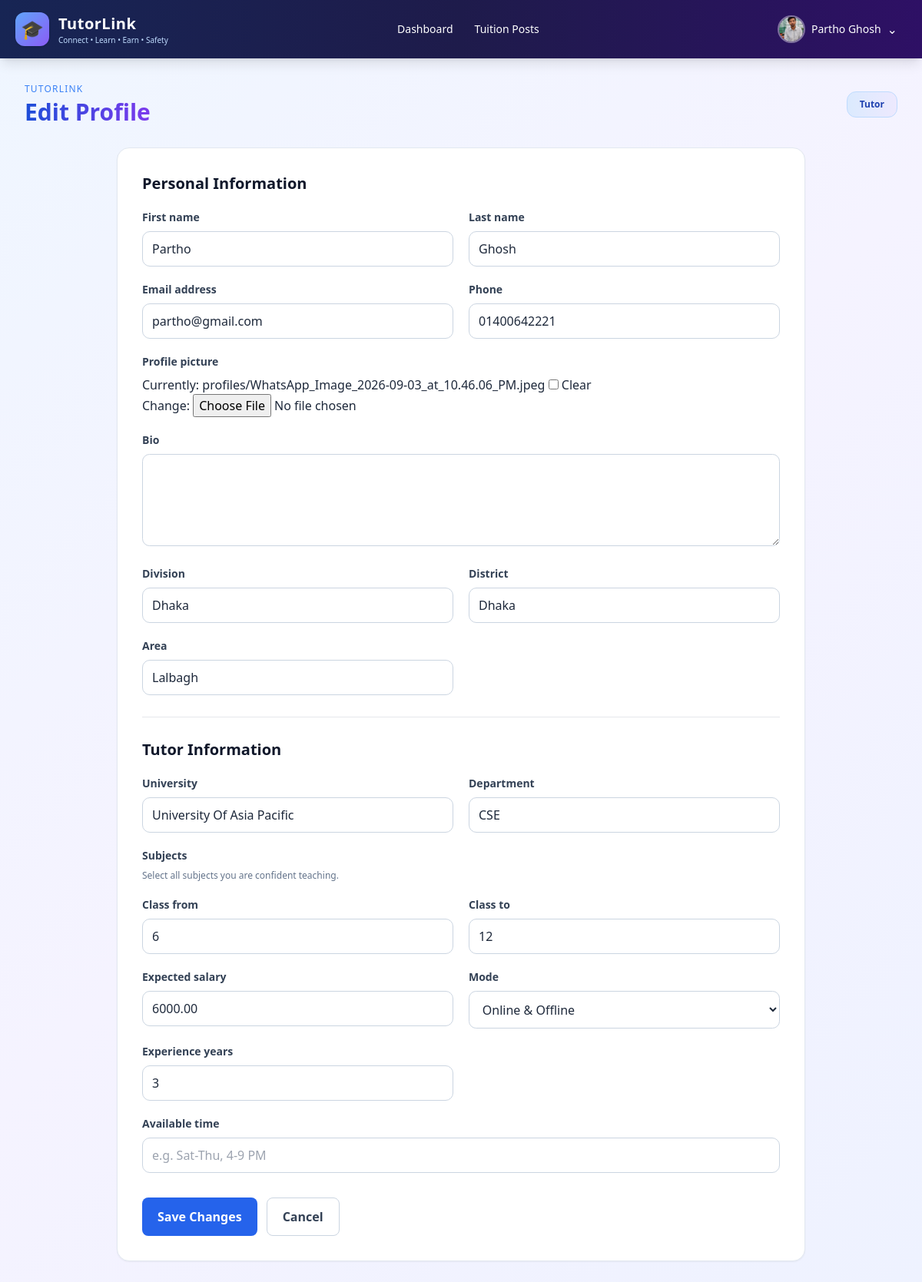
Page /accounts/profile/edit/ (signed in) on the committed database.
### accounts/models.py (models this page shows, shortened)
class User(AbstractUser):
    class Role(models.TextChoices):
        ADMIN = 'ADMIN', 'Administrator'
        TUTOR = 'TUTOR', 'Tutor'
        STUDENT = 'STUDENT', 'Student'
    role = models.CharField(max_length=10, choices=Role.choices, default=Role.STUDENT)
    phone = models.CharField(max_length=20, blank=True)
    division = models.CharField(max_length=50, blank=True)
    district = models.CharField(max_length=50, blank=True)
    area = models.CharField(max_length=100, blank=True)
    profile_picture = models.ImageField(upload_to='profiles/', blank=True, null=True)
    bio = models.TextField(blank=True)
    is_verified = models.BooleanField(default=False)
    institution = models.CharField(max_length=150, blank=True)
    academic_level = models.CharField(max_length=50, blank=True)
    monthly_budget = models.DecimalField(max_digits=10, decimal_places=2, null=True, blank=True)

### tutors/models.py (models this page shows, shortened)
class TutorProfile(models.Model):
    class Mode(models.TextChoices):
        ONLINE = "ONLINE", "Online"
        OFFLINE = "OFFLINE", "Offline"
        BOTH = "BOTH", "Online & Offline"
    user = models.OneToOneField(
        settings.AUTH_USER_MODEL,
        on_delete=models.CASCADE,
        related_name="tutor_profile",
    )
    university = models.CharField(max_length=200, blank=True)
    department = models.CharField(max_length=200, blank=True)
    subjects = models.ManyToManyField(
        Subject,
        blank=True,
        related_name="tutors",
    )
    class_from = models.PositiveSmallIntegerField(default=1)
    class_to = models.PositiveSmallIntegerField(default=12)
    expected_salary = models.DecimalField(
        max_digits=10,
        decimal_places=2,
        default=0,
    )
    mode = models.CharField(
        max_length=20,
        choices=Mode.choices,
        default=Mode.BOTH,
    )
    experience_years = models.PositiveSmallIntegerField(default=0)
    available_time = models.CharField(max_length=200, blank=True)
    rating = models.DecimalField(
        max_digits=3,
        decimal_places=2,
        default=0,
    )
    review_count = models.PositiveIntegerField(default=0)
    class Meta:
        ordering = ["-rating", "-review_count"]

### accounts/views.py (the view)
# urls.py: path("profile/edit/", views.edit_profile, name="edit_profile"),
@login_required
def edit_profile(request):
    user = request.user
    tutor_profile = None
    if user.role == User.Role.TUTOR:
        tutor_profile, _ = TutorProfile.objects.get_or_create(
            user=user
        )
    if request.method == "POST":
        user_form = UserProfileForm(
            request.POST,
            request.FILES,
            instance=user,
        )
        tutor_form = (
            TutorProfileForm(
                request.POST,
                instance=tutor_profile,
            )
            if tutor_profile is not None
            else None
        )
        user_valid = user_form.is_valid()
        tutor_valid = (
            tutor_form.is_valid()
            if tutor_form is not None
            else True
        )
        if user_valid and tutor_valid:
            user_form.save()
            if tutor_form is not None:
                tutor_form.save()
            messages.success(
                request,
                "Your profile has been updated successfully.",
            )
            return redirect("profile")
    else:
        user_form = UserProfileForm(instance=user)
        tutor_form = (
            TutorProfileForm(instance=tutor_profile)
            if tutor_profile is not None
            else None
        )
    role_name = (
        "Administrator"
        if user.is_superuser
        else user.get_role_display()
    )
    return render(
        request,
        "accounts/edit_profile.html",
        {
            "user_form": user_form,
            "tutor_form": tutor_form,
            "role_name": role_name,
        },
    )

### accounts/forms.py (shortened to what this page needs)
class TutorProfileForm(forms.ModelForm):
    subjects = forms.ModelMultipleChoiceField(
        queryset=Subject.objects.all().order_by("name"),
        required=False,
        widget=forms.CheckboxSelectMultiple,
        help_text="Select all subjects you are confident teaching.",
    )
    class Meta:
        model = TutorProfile
        fields = [
            "university",
            "department",
            "subjects",
            "class_from",
            "class_to",
            "expected_salary",
            "mode",
            "experience_years",
            "available_time",
        ]
        widgets = {
            "available_time": forms.TextInput(
                attrs={
                    "placeholder": "e.g. Sat-Thu, 4-9 PM"
                }
            ),
            "expected_salary": forms.NumberInput(
                attrs={
                    "min": "0",
                    "step": "1",
                    "placeholder": "Expected monthly salary (BDT)",
                }
            ),
        }

### templates/accounts/edit_profile.html (shortened to what this page needs)
{% extends "accounts/dashboards/base_dashboard.html" %}
{% block content %}
<div class="max-w-4xl mx-auto">
    <form method="post"
          enctype="multipart/form-data"
          class="bg-white border border-slate-200 rounded-2xl shadow-sm p-6 md:p-8">
        <h2 class="text-xl font-bold text-slate-900 mb-5">
            Personal Information
        </h2>
        <div class="grid md:grid-cols-2 gap-5">
            {% for field in user_form %}
                <div class="{% if field.name == 'bio' or field.name == 'profile_picture' %}md:col-span-2{% endif %}">
                    <label for="{{ field.id_for_label }}"
                           class="block text-sm font-semibold text-slate-700 mb-2">
                        {{ field.label }}
                    </label>
                    {{ field }}
                </div>
            {% endfor %}
        </div>
        {% if tutor_form %}
        <hr class="my-7">
        <h2 class="text-xl font-bold text-slate-900 mb-5">
            Tutor Information
        </h2>
        <div class="grid md:grid-cols-2 gap-5">
            {% for field in tutor_form %}
                <div class="{% if field.name == 'subjects' or field.name == 'available_time' %}md:col-span-2{% endif %}">
                    <label for="{{ field.id_for_label }}"
                           class="block text-sm font-semibold text-slate-700 mb-2">
                        {{ field.label }}
                    </label>
                    {{ field }}
                    {% if field.help_text %}
                        <p class="text-xs text-slate-500 mt-1">
                            {{ field.help_text }}
                        </p>
                    {% endif %}
                </div>
            {% endfor %}
        </div>
        {% endif %}
        <div class="flex flex-wrap gap-3 mt-8">
            <button type="submit"
                    class="rounded-lg bg-blue-600 hover:bg-blue-700 text-white px-5 py-3 font-semibold">
                Save Changes
            </button>
            <a href="{% url 'profile' %}"
               class="rounded-lg border border-slate-300 hover:bg-slate-50 px-5 py-3 font-semibold text-slate-700">
                Cancel
            </a>
        </div>
    </form>
</div>
{% endblock %}

### templates/accounts/dashboards/base_dashboard.html (shortened to what this page needs)
<!DOCTYPE html>
<html lang="en">
<head>
    <script src="https://cdn.tailwindcss.com"></script>
</head>
<body class="min-h-screen text-slate-800">
    <nav class="bg-gradient-to-r from-blue-950 via-indigo-950 to-violet-950 text-white shadow-lg">
        <div class="max-w-7xl mx-auto px-5">
            <div class="flex flex-wrap items-center justify-between gap-4 min-h-[76px]">
                <a href="{% url 'role_dashboard' %}"
                   class="flex items-center gap-3 shrink-0">
                    <div class="w-11 h-11 rounded-xl bg-gradient-to-br from-blue-400 to-violet-500 flex items-center justify-center text-2xl shadow">
                        🎓
                    </div>
                    <div>
                        <div class="font-bold text-xl tracking-wide">TutorLink</div>
                        <div class="text-[10px] text-blue-200">
                            Connect • Learn • Earn • Safety
                        </div>
                    </div>
                </a>
                <div class="flex flex-wrap items-center gap-1 text-sm font-medium">
                    <a href="{% url 'role_dashboard' %}"
                       class="px-3 py-2 rounded-lg hover:bg-white/10 transition">
                        Dashboard
                    </a>
                    <a href="{% url 'tuitions:post_list' %}"
                       class="px-3 py-2 rounded-lg hover:bg-white/10 transition">
                        Tuition Posts
                    </a>
                </div>
                <div class="relative shrink-0" id="profileDropdown">
                    <button type="button"
                            id="profileButton"
                            aria-expanded="false"
                            aria-controls="profileMenu"
                            class="flex items-center gap-2 px-3 py-2 rounded-xl hover:bg-white/10 transition">
                        {% if user.profile_picture %}
                            <img src="{{ user.profile_picture.url }}"
                                 alt="Profile picture"
                                 class="w-9 h-9 rounded-full object-cover border-2 border-white/40">
                        {% else %}
                            <div class="w-9 h-9 rounded-full bg-gradient-to-br from-blue-400 to-violet-500 flex items-center justify-center font-bold">
                                {{ user.username|first|upper }}
                            </div>
                        {% endif %}
                        <span class="text-sm font-medium max-w-[150px] truncate">
                            {{ user.get_full_name|default:user.username }}
                        </span>
                        <span id="profileArrow" aria-hidden="true">⌄</span>
                    </button>
                </div>
            </div>
        </div>
    </nav>
    <main class="p-5 md:p-8">
        <div class="max-w-7xl mx-auto">
            <div class="flex flex-wrap items-center justify-between gap-4 mb-7">
                <div>
                    <div class="text-xs text-blue-500 uppercase tracking-widest mb-1">
                        TutorLink
                    </div>
                    <h1 class="text-3xl font-bold gradient-heading">
                    </h1>
                </div>
                <div class="px-4 py-2 bg-gradient-to-r from-blue-100 to-violet-100 rounded-xl border border-blue-200 text-xs font-bold text-blue-800">
                    {{ role_name }}
                </div>
            </div>
            {% block content %}{% endblock %}
        </div>
    </main>
</body>
</html>

### templates/accounts/dashboards/base_dashboard.html (style rules this page uses)
body { background: linear-gradient(135deg, #eff6ff, #f5f3ff, #eef2ff); min-height: 100vh; }
.gradient-heading { background: linear-gradient(90deg, #1d4ed8, #7c3aed); -webkit-background-clip: text; background-clip: text; color: transparent; }
input:not([type="checkbox"]):not([type="radio"]):not([type="file"]), select, textarea { border: 1px solid #cbd5e1; border-radius: 10px; padding: 10px 12px; }

### templates/accounts/edit_profile.html (style rules this page uses)
input:not([type="checkbox"]):not([type="file"]), select, textarea { width: 100%; border: 1px solid #cbd5e1; border-radius: 0.6rem; padding: 0.7rem 0.8rem; background: white; }
input[type="checkbox"] { accent-color: #2563eb; }

### rows in the picture
User: profile_picture (picture), get_full_name "Partho Ghosh", role "Tutor", user_form "Partho" "Ghosh" "partho@gmail.com" "01400642221" "Dhaka" "Dhaka" "Lalbagh"
TutorProfile: tutor_form "University Of Asia Pacific" "CSE" "6" "12" "6000.00" "Online & Offline" "3"

### other values in the picture
{{ field.label }} "First name" "Last name" "Email address" "Phone" "Profile picture" "Bio" "Division" "District" "Area"
{{ field.label }} "University" "Department" "Subjects" "Class from" "Class to" "Expected salary" "Mode" "Experience years" "Available time"
{{ field.help_text }} "Select all subjects you are confident teaching."
